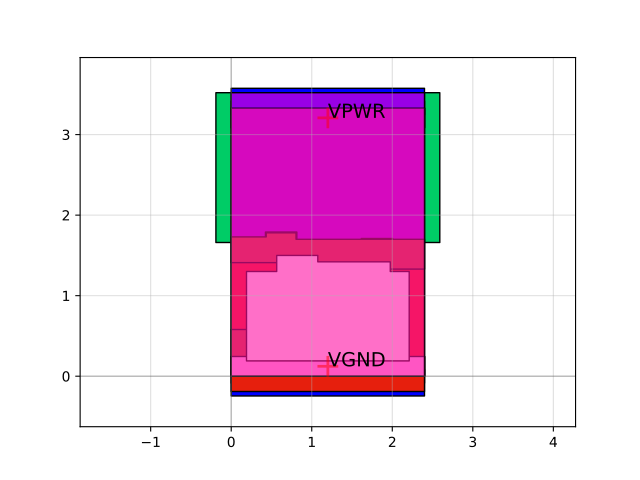

Reproduce this figure in Python.
import sky130

c = sky130.components.sky130_fd_sc_hs__einvn_1()
c.plot()
